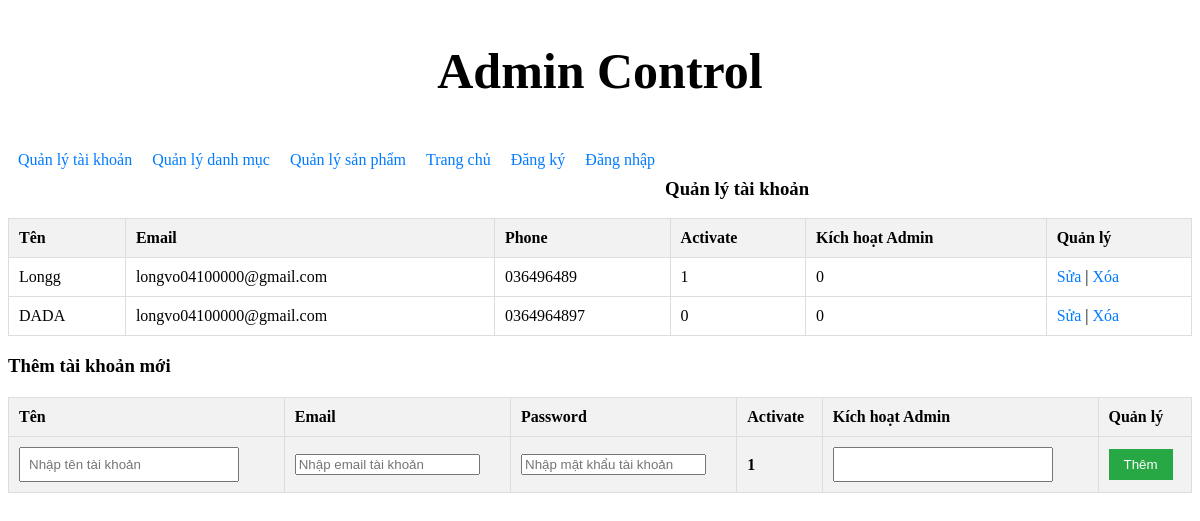
/admin.php?view=quanlytaikhoan, run on an earlier commit of the app's database.
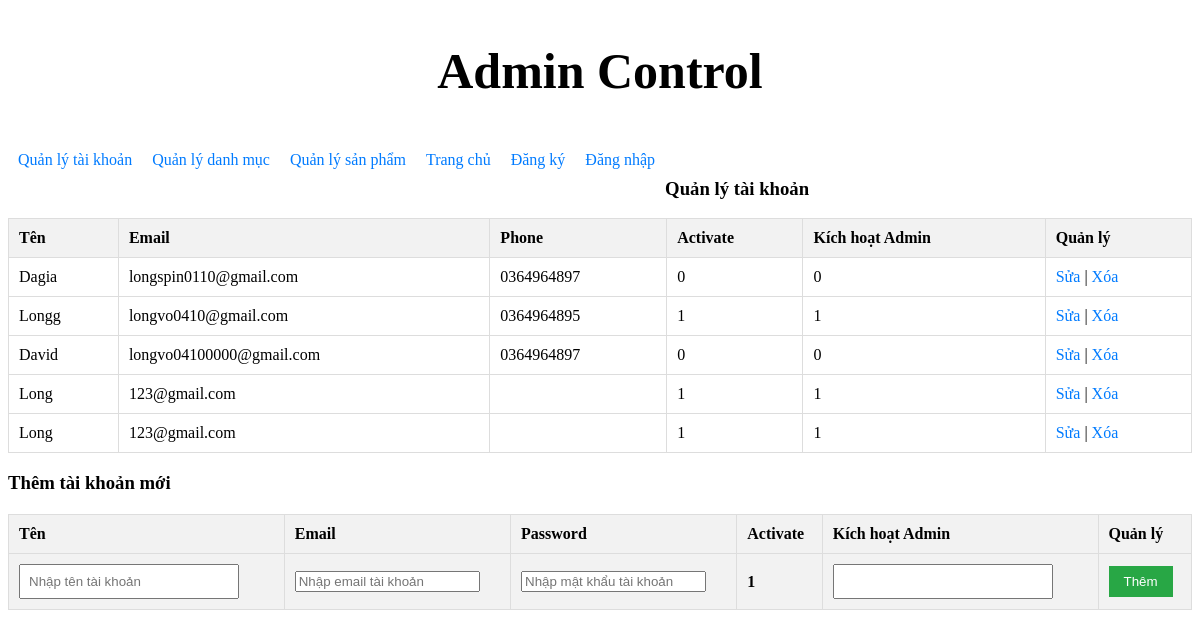
And on a later commit of the database.
### tables this page shows
CREATE TABLE IF NOT EXISTS `dangky` (
  `id` int NOT NULL AUTO_INCREMENT,
  `name` varchar(200) NOT NULL,
  `email` varchar(200) NOT NULL,
  `password` varchar(200) NOT NULL,
  `phone` varchar(255) NOT NULL,
  `signup_time` timestamp NOT NULL ON UPDATE CURRENT_TIMESTAMP,
  `otp` varchar(255) NOT NULL,
  `activate_code` varchar(255) NOT NULL,
  `status` varchar(255) NOT NULL,
  `admin_status` int NOT NULL,
  PRIMARY KEY (`id`)
);

### admin.php (the view, shortened to what this page needs)
<!DOCTYPE html>
<html lang="en">
<head>
    <link rel="stylesheet" href="../css/styleadmin.css">
</head>
<body>
    <h2 style="text-align: center; font-size: 50px;">Admin Control</h2>
    <div>
    <?php
        include "menu.php";
    ?>
    <div class="content">
        <?php
        include "../index.php";
        if (isset($_GET['view'])) {
            $view = $_GET['view'];
            if ($view == 'quanlytaikhoan') {
                echo "<br>";
                echo '<h3 >Quản lý tài khoản</h3>';
                echo '<table border="1">
                        <tr>
                            <th>Tên</th>
                            <th>Email</th>
                            <th>Phone</th>
                            <th>Activate</th>
                            <th>Kích hoạt Admin</th>
                            <th>Quản lý</th>
                        </tr>';
                $query = "SELECT * FROM dangky";
                $result = mysqli_query($connect, $query);
                while ($row = mysqli_fetch_assoc($result)) {
                    echo '<tr>';
                    if (isset($_GET['suataikhoan']) && $_GET['suataikhoan'] == $row['id']) {
                        echo '<form action="xuly.php" method="POST">';
                        echo '<td><input type="text" name="tentaikhoan" value="'.$row['name'].'"></td>';
                        echo '<td><input type="email" name="emailtaikhoan" value="'.$row['email'].'"></td>';
                        echo '<td><input type="text" name="phonetaikhoan" value="'.$row['phone'].'"></td>';
                        echo '<td><input type="text" name="activatetaikhoan" value="'.$row['status'].'"></td>';
                        echo '<td><input type="text" name="kichhoatadmintaikhoan" value="'.$row['admin_status'].'"></td>';
                        echo '<td>
                                <input type="hidden" name="idtaikhoan" value="'.$row['id'].'">
                                <input type="submit" name="updatetaikhoan" value="Lưu" class="btnSua">
                              </td>';
                        echo '</form>';
                    } else {
                        echo ' <td>'.$row['name'].'</td>';
                        echo '<td>'.$row['email'].'</td>';
                        echo '<td>'.$row['phone'].'</td>';
                        echo ' <td>'.$row['status'].'</td>';
                        echo ' <td>'.$row['admin_status'].'</td>';
                        echo '  <td>
                                <a href="admin.php?view=quanlytaikhoan&suataikhoan='.$row['id'].'">Sửa</a> |
                                <a href="xuly.php?idtaikhoan='.$row['id'].'&query=xoataikhoan">Xóa</a>
                            </td>';
                        echo '</tr>';
                }
            }
                echo '</table>';
                echo '<h3>Thêm tài khoản mới</h3>';
                include "quanlytaikhoan/quanlytaikhoan.php";
            }
        }
        ?>
    </div>
</body>
</html>

### menu.php
<ul class="admincontrol_list">
    <li><a href="admin.php?view=quanlytaikhoan">Quản lý tài khoản</a></li>
    <li><a href="admin.php?view=quanlydanhmuc">Quản lý danh mục</a></li>
    <li><a href="admin.php?view=quanlysanpham">Quản lý sản phẩm</a></li>
    <li><a href="admin.php?view=trangchu">Trang chủ</a></li>
    <li><a href="admin.php?view=dangky">Đăng ký</a></li>
    <li><a href="admin.php?view=login">Đăng nhập</a></li>
</ul>

### quanlytaikhoan/quanlytaikhoan.php
<form action="xuly.php" method="POST">
    <table border="1">
        <tr>
            <th>Tên</th>
            <th>Email</th>
            <th>Password</th>
            <th>Activate</th>
            <th>Kích hoạt Admin</th>
            <th>Quản lý</th>
        </tr>
        <tr>
            <th><input type="text" name="ten_taikhoan" placeholder="Nhập tên tài khoản" required></th>
            <th><input type="email" name="email_taikhoan" placeholder="Nhập email tài khoản" required></th>
            <th><input type="password" name="matkhau_taikhoan" placeholder="Nhập mật khẩu tài khoản" required></th>
            <th>1</th>
            <th><input type="text" name="kichhoatadmin_taikhoan" required>  </th>
            <th><input type="submit" name="them_taikhoan" value="Thêm" class="btnSua"></th>
        </tr>
</form>

### css/styleadmin.css (style rules this page uses)
ul.admincontrol_list { padding: 0; margin: 0; list-style: none; }
ul.admincontrol_list li { float: left; margin: 10px; }
table { width: 100%; border-collapse: collapse; }
th, td { padding: 10px; text-align: left; border: 1px solid #ddd; }
th { background-color: #f2f2f2; }
a { color: #007BFF; text-decoration: none; }
form { margin-top: 20px; }
input[type="text"] { padding: 8px; width: 200px; margin-right: 10px; }
button,.btnSua { padding: 8px 15px; background-color: #28a745; color: white; border: none; }

What changed in the data, as far as the page shows it:
added dangky: name "Dagia", email "longspin0110@gmail.com", phone "0364964897", status "0", admin_status "0"
changed dangky "Longg": email "longvo04100000@gmail.com" → "longvo0410@gmail.com"; phone "036496489" → "0364964895"; admin_status "0" → "1"
changed dangky "longvo04100000@gmail.com": name "DADA" → "David"
added dangky: name "Long", email "123@gmail.com", status "1", admin_status "1"
added dangky: name "Long", email "123@gmail.com", status "1", admin_status "1"
